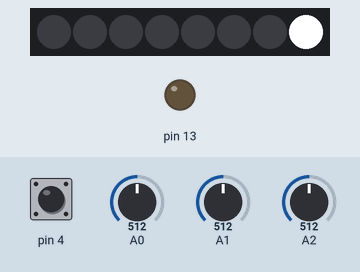
Simulated run of this sketch. Board: Arduino Uno, built with avr-gcc and run on an emulated ATmega328P. On the bench: 8 RGB LEDs in strip order, left to right, output pins drawn as LEDs (lit = HIGH). The inputs (shaded band) are chosen by the test bench; at power-on: A0 = 512, A1 = 512, A2 = 512, pin 4 HIGH.

Above: at 1.2 s.
1.3 s: A0 set to 122
At 2.01 s:
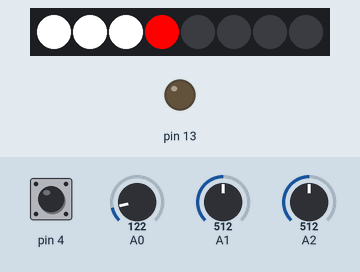
4.2 s: A1 set to 716
At 4.42 s:
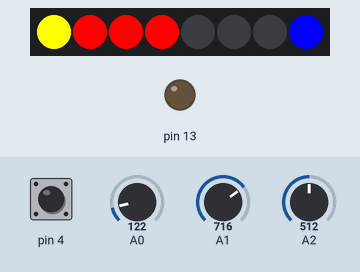
6.6 s: A2 set to 306
At 6.84 s:
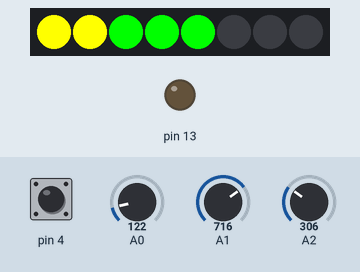
9.3 s: pin 4 pulled LOW for 0.15 s
At 9.56 s:
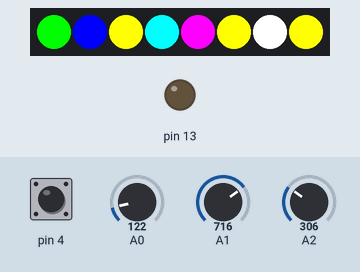
10.0 s: A1 set to 900
At 10.17 s:
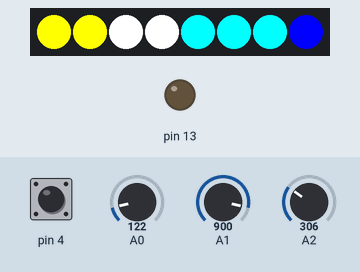
13.0 s: pin 4 pulled LOW for 1 s
At 13.2 s:
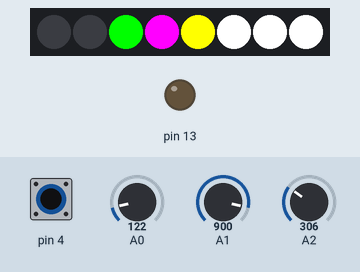
Timing chart, 0 to 18.1 s (numbered marks = the images above; inputs shaded):
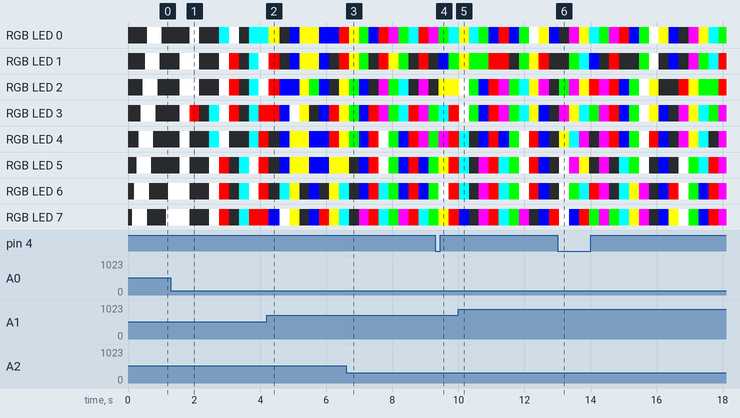

The sketch:

mockup_v1.ino
```cpp
#include <Adafruit_NeoPixel.h>
#define PIN 6
#define NUM_LEDS 8

Adafruit_NeoPixel strip = Adafruit_NeoPixel(NUM_LEDS, PIN, NEO_GRB + NEO_KHZ800);
const int scale=4;
int delay_ms[3]={171/scale,331/scale,579/scale};

void setup() {
  pinMode(13,OUTPUT);
  pinMode(4,INPUT_PULLUP);
  strip.begin();
  strip.show(); // Initialize all pixels to 'off'
}

void loop() {
  // Set all 8 LEDs to green
  for(int iter_color=0;iter_color<3;iter_color++)
  {
    delay_ms[iter_color]=analogRead(iter_color)/8;
  }

  for(int i=0; i<NUM_LEDS; i++) {
    int color[3];
    for(int iter_color=0;iter_color<3;iter_color++)
    {
      int out_idx=iter_color;
      if(!digitalRead(4)) out_idx=(out_idx+i)%3;
      color[out_idx]=(((millis()/delay_ms[iter_color])+i)%16>8)*255;
    }
    strip.setPixelColor(i, strip.Color(color[0], color[1], color[2]));
  }
  strip.show();
}
```

Measured:
- after the input at 4.2 s, the LEDs: change after 0.06 s (image 2)
- after the input at 6.6 s, the LEDs: change after 0.09 s (image 3)
- after the input at 9.3 s, the LEDs: change after 0.11 s (image 4)
- after the input at 13.0 s, the LEDs: change after 0.05 s (image 6)
